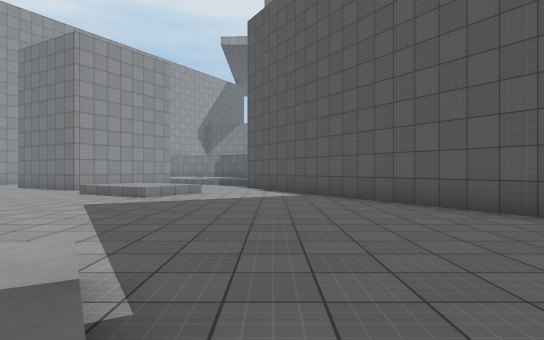
[1] (above)

18 first-person views from a walk through a 3-D level made in the Unity game engine. The camera is 1.3 m above the floor, looks level and sees 75° across. The floor is counted in squares, 2 m on a side. Each view is taken from the middle of a square. On the plan, view 1 faces up. The plan holds only what a view shows up to about 10 squares ahead; the rest is blank. The place goes on beyond the plan. The player character is not drawn. Surface patterns are stand-ins for the level's own textures.

[2]
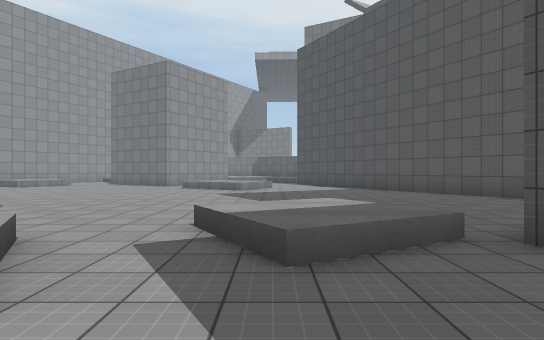

[3]
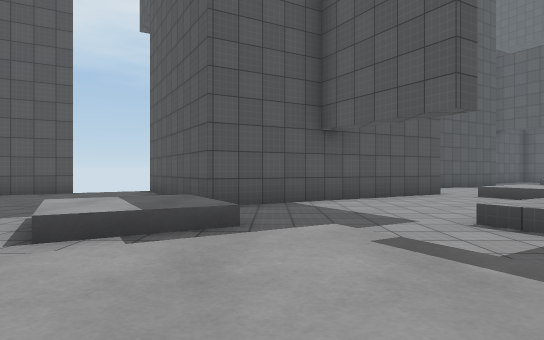

[4]
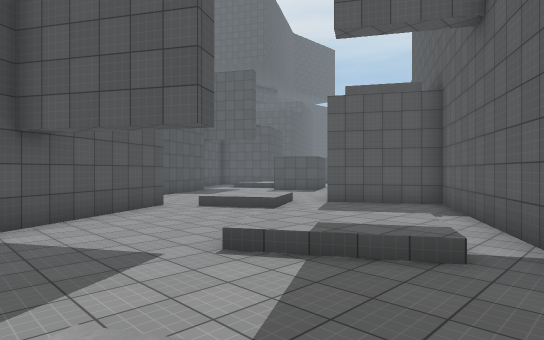

[5]
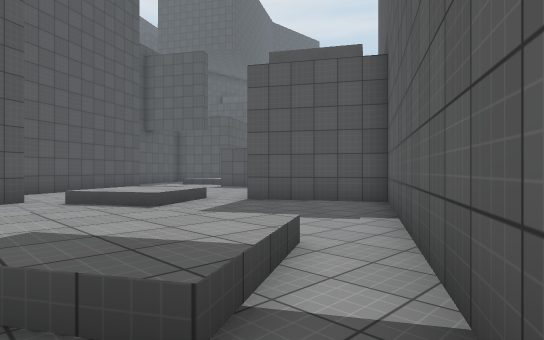

[6]
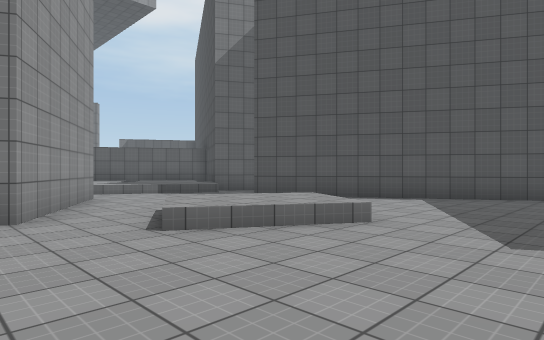

[7]
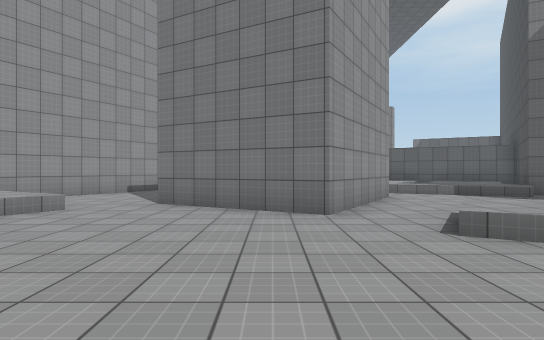

[8]
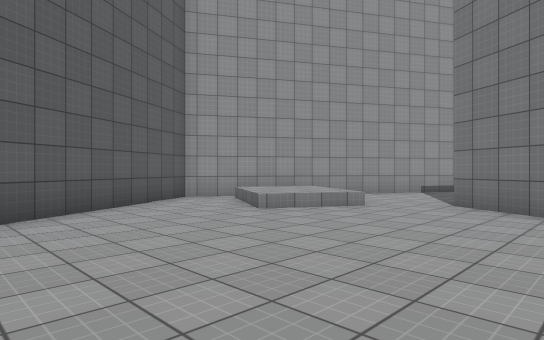

[9]
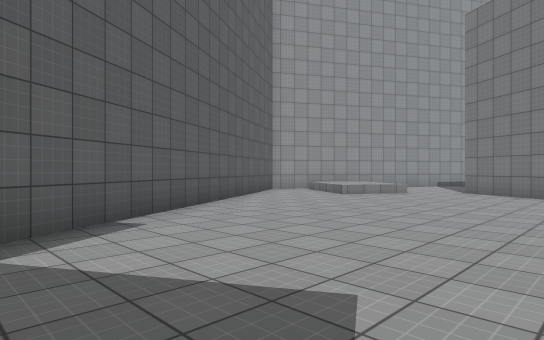

[10]
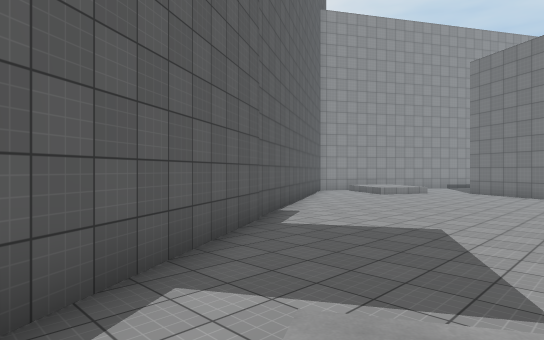

[11]
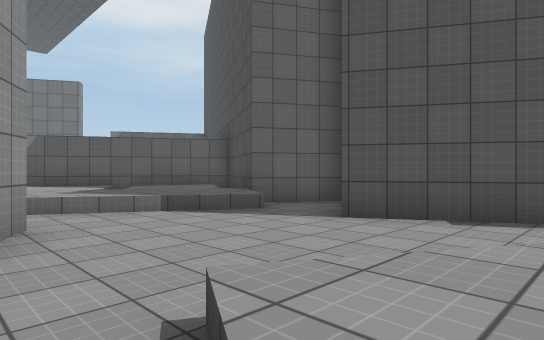

[12]
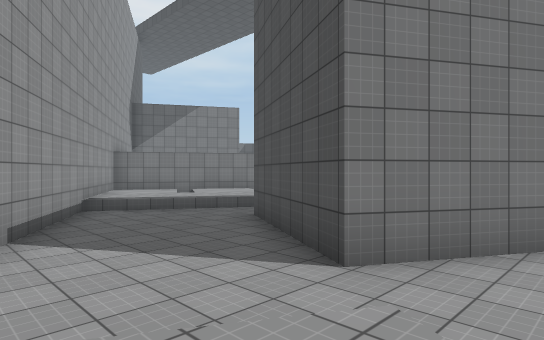

[13]
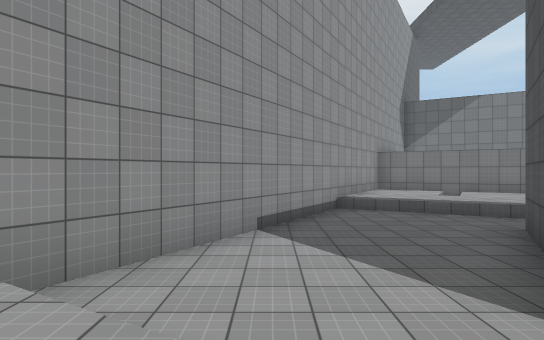

[14]
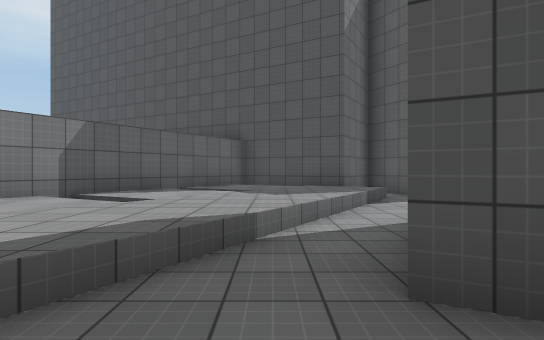

[15]
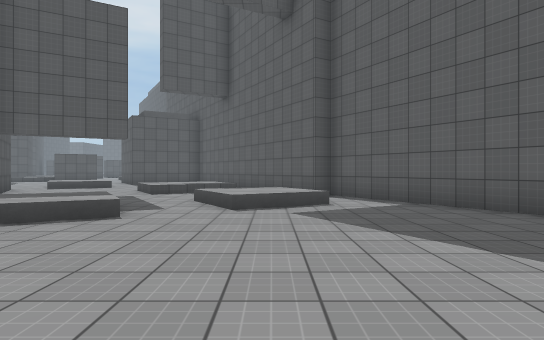

[16]
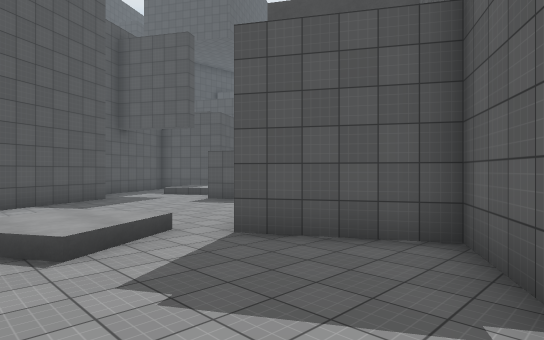

[17]
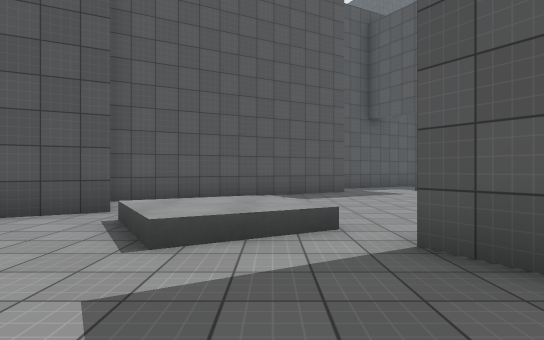

[18]
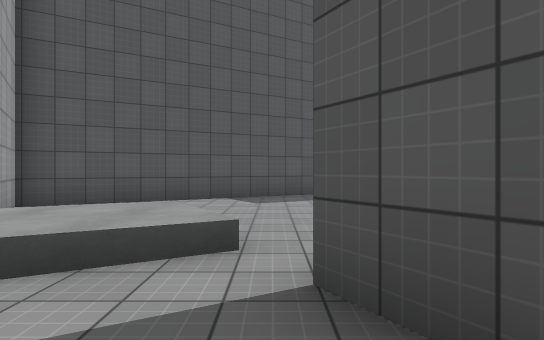

### Floor plan
Key: @ floor where view 1 was taken; # wall or solid block; . main floor; : floor 0.5 m higher than the main floor; / step, stairs or slope.
Columns run from 15 left of view 1 to 9 right of it. Each row starts with its distance up from view 1.
 21       #::/:###
 20      ##::/://##
 19     ##/::::/:/###
 18     #.../::::/::#
 17    ##....//:::::#
 16    #....#..//::##
 15   ##...## #/./:##
 14   #....#  #.....#
 13  ##/..## ##....##
 12 ##/:/..###.....##
 11 #./:/....../...##
 10 ##......../::/..##
  9  #........./:....#
  8  ##..............##
  7   #...............#
  6   ##..............##
  5    #...............#
  4    ##...............
  3     ##..............
  2      #.......//....#
  1      ##...../::..###
  0       #...//.//@##
 -1       ##./:/....##
 -2        ##.//.....#
 -3         ##.......##
 -4          #../:....####
 -5          ##/::/...##.#
 -6           #.//...//..##
 -7           ##..../:/...##
 -8            ##....:/....#
 -9             #..........##
-10             ##.##.......#

Positions as (right, up) in squares from view 1, and headings:
1: (0, 0), facing up
2: (-2, -3), facing up
3: (-6, -1), facing right
4: (-5, -1), facing down-right
5: (-5, -4), facing down-right
6: (-7, 6), facing up-right
7: (-7, 6), facing up
8: (-7, 6), facing up-left
9: (-6, 2), facing up-left
10: (-5, -2), facing up-left
11: (-5, 10), facing up-right
12: (-12, 11), facing up-right
13: (-11, 11), facing up
14: (-9, 17), facing right
15: (-5, 6), facing down
16: (-3, -6), facing down-right
17: (-2, -8), facing right
18: (-1, -9), facing right
